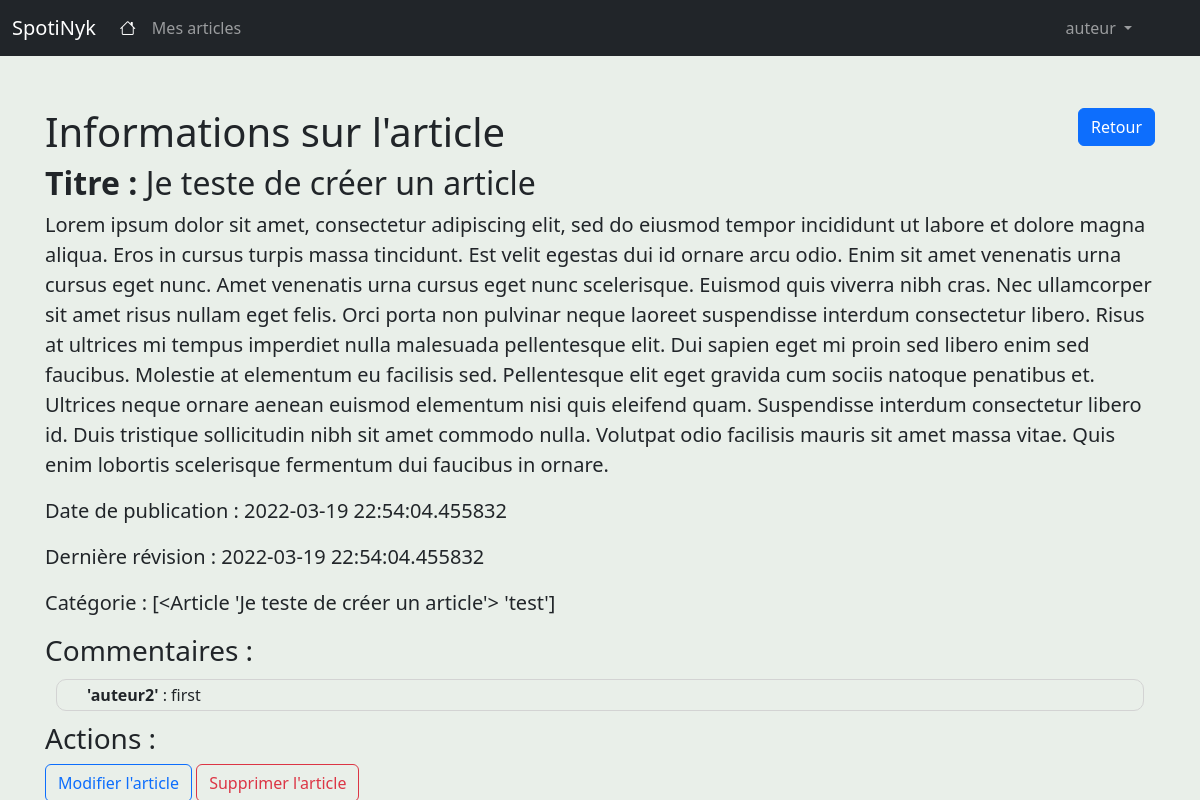
Screenshot of /admin/articles/show/4 (signed in) with the database file from the repository.
### app/models/tables.py (models this page shows, shortened)
class Usagers(db.Model):
    id = db.Column(db.Integer, primary_key=True)
    username = db.Column(db.String(80), unique=True, nullable=False)
    email = db.Column(db.String(120), unique=True, nullable=False)
    password = db.Column(db.String(100), nullable=False)
    profil_id = db.Column(db.Integer, db.ForeignKey('profils.id'), nullable=False)
    def __repr__(self):
        return '%r' % self.username

class Articles(db.Model):
    id = db.Column(db.Integer, primary_key=True)
    title = db.Column(db.String(80), nullable=False)
    text = db.Column(db.Text, nullable=False)
    date_publication = db.Column(db.DateTime, nullable=False, default=datetime.utcnow)
    date_revision = db.Column(db.DateTime, nullable=False, default=datetime.utcnow)
    usager_id = db.Column(db.Integer, db.ForeignKey('usagers.id'), nullable=False)
    statut = db.Column(db.Integer, nullable=False)
    usager = db.relationship('Usagers', backref=db.backref('articles', lazy=True))
    article_balise = db.relationship("ArticleBalise", back_populates="article")
    article_reaction = db.relationship("ArticleReaction", back_populates="article")
    def __repr__(self):
        return '<Article %r>' % self.title

class Balises(db.Model):
    id = db.Column(db.Integer, primary_key=True)
    description = db.Column(db.String(50), nullable=False)
    article_balise = db.relationship("ArticleBalise", back_populates="balise")
    def __repr__(self):
        return '%r' % self.description

class Commentaires(db.Model):
    id = db.Column(db.Integer, primary_key=True)
    description = db.Column(db.String(80), nullable=False)
    article_id = db.Column(db.Integer, db.ForeignKey('articles.id'), nullable=False)
    usager_id = db.Column(db.Integer, db.ForeignKey('usagers.id'), nullable=False)
    date_publication = db.Column(db.DateTime, nullable=False, default=datetime.utcnow)
    usager = db.relationship('Usagers', backref=db.backref('commentaires', lazy=True))
    article = db.relationship('Articles', backref=db.backref('commentaires', lazy=True))

### app/controllers/admin_controller.py (the view)
@login_required
def showArticle(article_id):
    article = Articles.query.get(article_id)
    commentaires = Commentaires.query.all()
    print(article)
    return render_template('show_article.html', article=article, commentaires=commentaires)

### app/ext/login.py (called while the page is built)
def init_app(app):
    lm.init_app(app)
    lm.login_view = 'default.login' #définir login_view : indiquer à Flask l'URL d'authentification des utilisateurs
    @lm.user_loader
    def load_usager(usager_id):
        return Usagers.query.get(usager_id)

### app/models/tables.py (called while the page is built)
    def __repr__(self):
        return str(repr(self.article) + " " + repr(self.balise))

### app/templates/show_article.html (shortened to what this page needs)
{% extends "base.html" %}
{% block content %}
<div class="row">
    <div class="col">
        <h1 class="mt-5">Informations sur l'article</h1>
    </div>
    <div class="col text-end">
        <a class="btn btn-primary mt-5" href="javascript:history.go(-1)"> Retour</a>
    </div>
</div>
<div class="row">
    <div class="col lead">
        <h2><strong>Titre : </strong> {{article.title}}</h2>
    </div>
</div>
<div class="row">
    <div class="col lead">
        <p>{{article.text}}</p>
    </div>
</div>
<div class="row">
    <div class="col lead">
        <p><strong>Date de publication : </strong> {{article.date_publication}}</p>
    </div>
</div>
<div class="row">
    <div class="col lead">
        <p><strong>Dernière révision : </strong> {{article.date_revision}}</p>
    </div>
</div>
<div class="row">
    <div class="col lead">
        <p><strong>Catégorie : </strong> {{article.article_balise}}</p>
    </div>
</div>
<div>
    <h3>Commentaires :</h3>
    {% for commentaire in commentaires %}
        {% if commentaire.article_id == article.id %}
            <div class="row" style="border: 1px solid lightgray; border-radius: 10px; margin: 1%;">
                <div class="col">
                    <p style="padding-left: 15px; margin: 3px"><strong>{{commentaire.usager}}</strong> : {{commentaire.description}}</p>
                </div>
            </div>
        {% endif %}
    {% endfor %}
</div>
<h3>Actions : </h3>
<form action="{{ url_for('admin.destroyArticle', article_id=article.id) }}"
                      method="GET">
    <a href="{{ url_for('admin.updateArticle', article_id=article.id) }}"
        class="btn btn-outline-primary"
        role="button">
            Modifier l'article
    </a>
    <button type="submit" class="btn btn-outline-danger">Supprimer l'article</button>
</form>
{% endblock %}

### app/templates/base.html (shortened to what this page needs)
<!doctype html>
<html lang="en" class="h-100">
    <head>
        {% block head %}
                {% block styles %}
                    {{ bootstrap.load_css() }}
                    <link rel="stylesheet" href="https://cdn.jsdelivr.net/npm/bootstrap-icons@1.8.1/font/bootstrap-icons.css">
                {% endblock %}
        {% endblock %}
    </head>
    <body class="d-flex flex-column h-100" style="background-color: #e9efe9">
        <header>
            <nav class="navbar navbar-expand-md navbar-dark fixed-top bg-dark">
                <div class="container-fluid">
                    <a class="navbar-brand" href="{{url_for('default.index')}}">SpotiNyk</a>
                    <div class="collapse navbar-collapse" id="navbarCollapse">
                        <ul class="navbar-nav me-auto mb-2 mb-md-0">
                            <li class="nav-item">
                                <a class="nav-link active" aria-current="page" href="{{url_for('default.index')}}"> <i class="bi bi-house"></i></a>
                            </li>
                            {% if current_user.profil_id == 2 %}
                            <li class="nav-item">
                                <a class="nav-link" href="{{url_for('auteur.articles')}}">Mes articles</a>
                            </li>
                            {%endif%}
                        </ul>
                        <ul class="navbar-nav mr-auto me-5 ms-2 mb-md-0">
                            {% if current_user.is_authenticated %}
                            <li class="nav-item dropdown">
                                <a class="nav-link dropdown-toggle" href="#" id="navbarDropdown" role="button" data-bs-toggle="dropdown" aria-expanded="false">
                                  {{current_user.username}}
                                </a>
                            </li>
                            {%endif%}
                        </ul>
                    </div>
                </div>
            </nav>
        </header>
        <main class="flex-shrink-0">
            <div class="container">
                {% block content %}{% endblock %}
            </div>
        </main>
    </body>
</html>

### app/templates/base.html (style rules this page uses)
main > .container { padding: 60px 15px 0; }

### rows the page displays
Usagers: username "auteur"
Articles: title "Je teste de créer un article", text "Lorem ipsum dolor sit amet, consectetur adipiscing elit, sed do eiusmod tempor incididunt ut labore et dolore magna aliqua. Eros in cursus turpis massa tincidunt. Est velit egestas dui id ornare arcu odio. Enim sit amet venenatis urna cursus eget nunc. Amet venenatis urna cursus eget nunc scelerisque. Euismod quis viverra nibh cras. Nec ullamcorper sit amet risus nullam eget felis. Orci porta non pulvinar neque laoreet suspendisse interdum consectetur libero. Risus at ultrices mi tempus imperdiet nulla malesuada pellentesque elit. Dui sapien eget mi proin sed libero enim sed faucibus. Molestie at elementum eu facilisis sed. Pellentesque elit eget gravida cum sociis natoque penatibus et.…", date_publication "2022-03-19 22:54:04.455832", date_revision "2022-03-19 22:54:04.455832", article_balise "[<Article 'Je teste de créer un article'> 'test']"
Commentaires: usager "'auteur2'", description "first"
